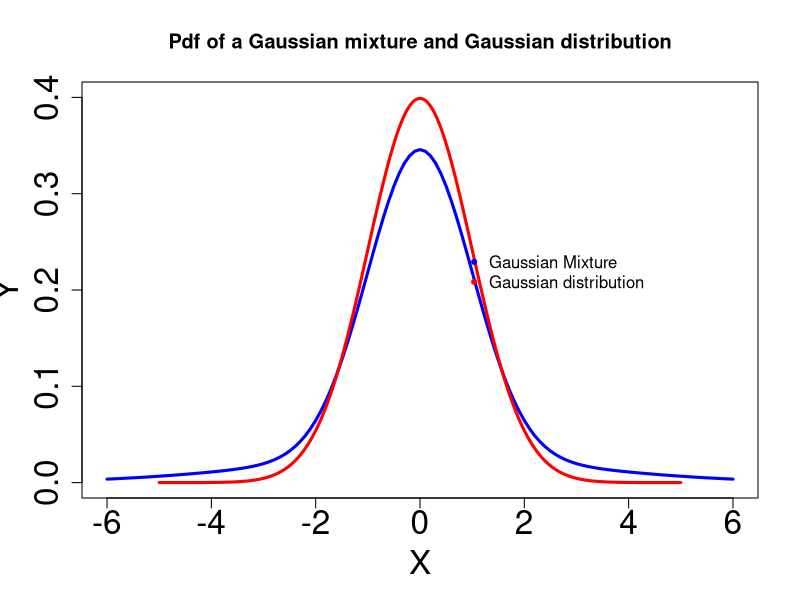
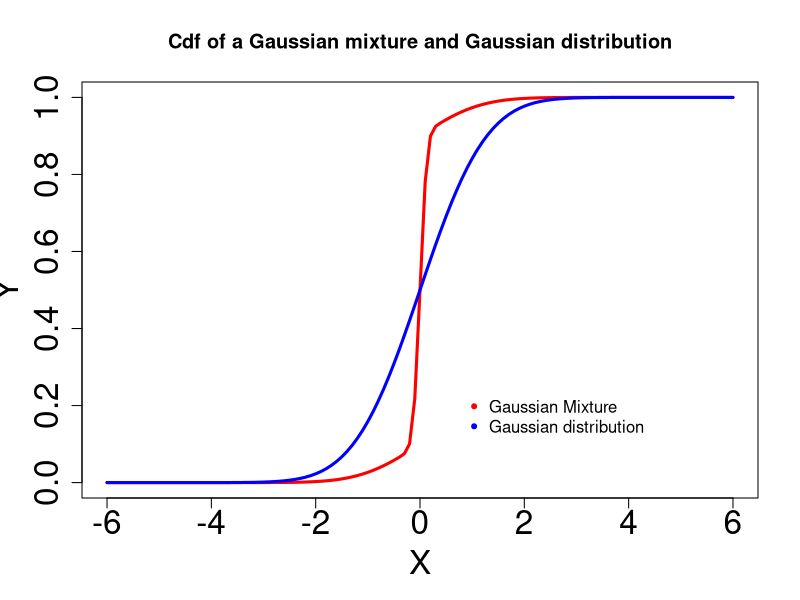

These figures' R source, in order:
# −−−−−−−−−−−−−−−−−−−−−−−−−−−−−−−−−−−−−−−−−−−−−−−−−−−−−−
# Name of QuantLet : MVAmixture
# −−−−−−−−−−−−−−−−−−−−−−−−−−−−−−−−−−−−−−−−−−−−−−−−−−−−−−
# Published in : Applied Multivariate Statistical Analysis
# −−−−−−−−−−−−−−−−−−−−−−−−−−−−−−−−−−−−−−−−−−−−−−−−−−−−−−
# Description : Plots two probability density functions 
# (left) and two cumulative density functions (right) 
# of Gaussian mixture and Gaussian distributions
# −−−−−−−−−−−−−−−−−−−−−−−−−−−−−−−−−−−−−−−−−−−−−−−−−−−−−−
# Keywords : gaussian, plot, distribution, cdf, probability,
# density
# −−−−−−−−−−−−−−−−−−−−−−−−−−−−−−−−−−−−−−−−−−−−−−−−−−−−−−
# See also : -
# −−−−−−−−−−−−−−−−−−−−−−−−−−−−−−−−−−−−−−−−−−−−−−−−−−−−−−
# Author : -
# −−−−−−−−−−−−−−−−−−−−−−−−−−−−−−−−−−−−−−−−−−−−−−−−−−−−−−
# Submitted : Thu, February 02 2012 by Dedy Dwi Prastyo
# −−−−−−−−−−−−−−−−−−−−−−−−−−−−−−−−−−−−−−−−−−−−−−−−−−−−−−
# Example : Shows plots of probability density function
# (left) and plots of cumulative density function (right)
# of Gaussian mixture and Gaussian distribution.

# Gaussian Mixture and Gaussian distribution
par(mfrow = c(1, 2))
par(mar = c(5, 5, 5, 5))

gaussian = function(x, y) {
    y = 1/(5 * (2 * pi)^(1/2)) * (4 * exp(-x^2/2) + 1/3 * exp(-x^2/18))
    return(y)
}
xx = seq(-6, 6, by = 0.1)
dev.off()

# Plot of Gaussian distribution
plot(xx, gaussian(xx), type = "l", col = "blue", ylim = c(0, 0.4), ylab = "Y", xlab = "X", 
    lwd = 3, cex.lab = 2, cex.axis = 2)
lines(seq(-5, 5, 0.01), dnorm(seq(-5, 5, 0.01)), type = "l", col = "red", lwd = 3)
legend(x = 0.75, y = 0.25, legend = c("Gaussian Mixture", "Gaussian distribution"), pch = c(20, 
    20), col = c("blue", "red"), bty = "n")
title("Pdf of a Gaussian mixture and Gaussian distribution")

xx = seq(-6, 6, by = 0.1)
gaussian = function(x, y) {
    y = 0.8 * pnorm(xx, mean = 0, sd = 0.1) + 0.2 * pnorm(xx, mean = 0, sd = 0.9)
    return(y)
}

# Plot of Gaussian CDF
plot(xx, gaussian(xx), type = "l", col = "red", ylim = c(0, 1), ylab = "Y", xlab = "X", 
    cex.lab = 2, cex.axis = 2, lwd = 3)
lines(xx, pnorm(xx, mean = 0, sd = 1), type = "l", col = "blue", lwd = 3)
legend(x = 0.75, y = 0.25, legend = c("Gaussian Mixture", "Gaussian distribution"), pch = c(20, 
    20), col = c("red", "blue"), bty = "n")

title("Cdf of a Gaussian mixture and Gaussian distribution") 
